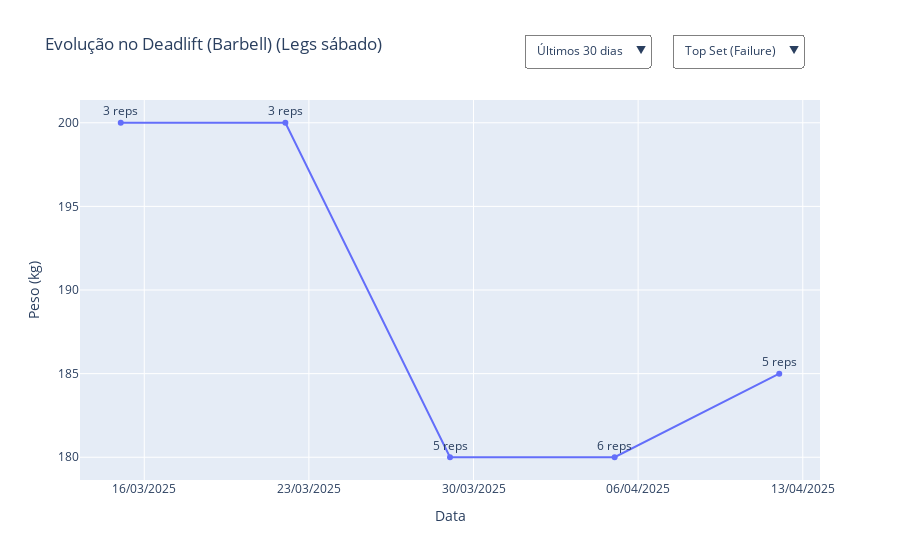

The cell this chart's notebook holds for it:
### Code cell
import plotly.graph_objects as go
import pandas as pd
from datetime import timedelta

# Função auxiliar para criar os botões de séries
def create_series_buttons(orders_periodo, all_orders, has_failure):
    buttons = []
    # Top Set
    if has_failure:
        buttons.append({
            "label": "Top Set (Failure)",
            "method": "update",
            "args": [{"visible": [True] + [False]*len(all_orders)}]
        })

    # Work Sets
    for o in orders_periodo:
        buttons.append({
            "label": f"Work Set {int(o)}",
            "method": "update",
            "args": [{"visible": [False] + [True if o == current else False for current in all_orders]}]
        })

    # Todas
    buttons.append({
        "label": "Todas as séries",
        "method": "update",
        "args": [{"visible": [True] + [True if o in orders_periodo else False for o in all_orders]}]
    })

    return buttons

# Função principal com lógica dos botões
def gerar_grafico_interativo_com_series(df, treino_nome, exercicio_nome, output_path='grafico_treino_com_series.html'):
    df = df.copy()
    df['date'] = pd.to_datetime(df['date']).dt.date

    exercicio_df = df[(df['title'] == treino_nome) & (df['exercise_title'] == exercicio_nome)]
    if exercicio_df.empty:
        print("Sem dados.")
        return None

    has_failure = not exercicio_df[exercicio_df['set_type'] == 'failure'].empty
    max_date = exercicio_df['date'].max()

    exercicio_df['normal_order'] = None
    for dt in exercicio_df['date'].unique():
        subset = exercicio_df[(exercicio_df['date'] == dt) & (exercicio_df['set_type'] == 'normal')].sort_values('set_index')
        for i, idx in enumerate(subset.index, 1):
            exercicio_df.loc[idx, 'normal_order'] = i

    exercicio_df['normal_order'] = exercicio_df['normal_order'].astype('Int64')

    all_orders = sorted(exercicio_df[(exercicio_df['normal_order'].notna()) & (exercicio_df['date'] >= (max_date - timedelta(days=90)))]['normal_order'].unique())

    # Criação de traces
    traces = []

    # Top set (visível inicialmente)
    if has_failure:
        fdata = exercicio_df[(exercicio_df['set_type'] == 'failure') & (exercicio_df['date'] >= max_date - timedelta(days=30))]
        traces.append(go.Scatter(
            x=fdata['date'], y=fdata['weight_kg'], text=[f"{r} reps" for r in fdata['reps']],
            mode='lines+markers+text', textposition='top center',
            name='Top Set (Failure)', visible=True
        ))

    # Work sets (invisíveis inicialmente)
    for o in all_orders:
        wdata = exercicio_df[(exercicio_df['normal_order'] == o) & (exercicio_df['date'] >= max_date - timedelta(days=30))]
        traces.append(go.Scatter(
            x=wdata['date'], y=wdata['weight_kg'], text=[f"{r} reps" for r in wdata['reps']],
            mode='lines+markers+text', textposition='top center',
            name=f'Work Set {int(o)}', visible=False
        ))

    # Armazena botões e dados por período
    periodos = [30, 60, 90]
    period_buttons = []

    for dias in periodos:
        periodo_inicio = max_date - timedelta(days=dias)
        orders = sorted(exercicio_df[(exercicio_df['normal_order'].notna()) & (exercicio_df['date'] >= periodo_inicio)]['normal_order'].unique())

        x_list, y_list, text_list = [], [], []

        if has_failure:
            df_f = exercicio_df[(exercicio_df['set_type'] == 'failure') & (exercicio_df['date'] >= periodo_inicio)]
            x_list.append(df_f['date'].tolist())
            y_list.append(df_f['weight_kg'].tolist())
            text_list.append([f"{r} reps" for r in df_f['reps']])
        else:
            x_list.append([]); y_list.append([]); text_list.append([])

        for o in all_orders:
            df_w = exercicio_df[(exercicio_df['normal_order'] == o) & (exercicio_df['date'] >= periodo_inicio)]
            x_list.append(df_w['date'].tolist())
            y_list.append(df_w['weight_kg'].tolist())
            text_list.append([f"{r} reps" for r in df_w['reps']])

        period_buttons.append(dict(
            label=f"Últimos {dias} dias",
            method="update",
            args=[
                {"x": x_list, "y": y_list, "text": text_list},
                {"updatemenus[1].buttons": create_series_buttons(orders, all_orders, has_failure)}
            ]
        ))
    period_buttons[0]["args"][1]["title"] = f"Evolução no {exercicio_nome} ({treino_nome}) - Últimos 30 dias"

    layout = go.Layout(
    title=f'Evolução no {exercicio_nome} ({treino_nome})',
    xaxis=dict(
        title='Data',
        tickformat='%d/%m/%Y'
    ),
    yaxis=dict(
        title='Peso (kg)'
    ),
    hovermode='closest',
    updatemenus=[
        dict(
            buttons=period_buttons,
            direction="down",
            showactive=True,
            active=0,
            x=0.6,  # Mais próximo da borda esquerda
            xanchor="left",
            y=1.2,   # Bem acima do gráfico
            yanchor="top",
            pad={"r": 10, "t": 10},
            bgcolor="white",
            bordercolor="gray",
            borderwidth=1
        ),
        dict(
            buttons=create_series_buttons(
                sorted(exercicio_df[(exercicio_df['normal_order'].notna()) & (exercicio_df['date'] >= max_date - timedelta(days=30))]['normal_order'].unique()),
                all_orders,
                has_failure
            ),
            direction="down",
            showactive=True,
            active=0,
            x=0.99,  # Lado direito
            xanchor="right",
            y=1.2,   # Mesmo nível do outro menu
            yanchor="top",
            pad={"r": 10, "t": 10},
            bgcolor="white",
            bordercolor="gray",
            borderwidth=1
        )
    ]
)

    fig = go.Figure(data=traces, layout=layout)
    #fig.write_html(output_path, auto_open=False)
    #return fig

    # Salva o gráfico como HTML interativo em arquivo (como já faz)
    fig.write_html(output_path, auto_open=False)

    # Também retorna o HTML como string, para inserção em JS ou <div>
    html_string = fig.to_html(full_html=False, include_plotlyjs='cdn')
    return fig, html_string

# Exemplo de uso
graf, _ = gerar_grafico_interativo_com_series(workout_df_columns_filtered, 'Legs sábado', 'Deadlift (Barbell)')
if graf is not None:
    graf.show()

### Figure 1 — Plotly figure (JSON) as saved in the notebook; plotly's stock layout.template omitted (floating-point values rounded to 4 significant figures)
{"data": [{"mode": "lines+markers+text", "name": "Top Set (Failure)", "text": ["5 reps", "6 reps", "5 reps", "3 reps", "3 reps"], "textposition": "top center", "type": "scatter", "visible": true, "x": ["2025-04-12", "2025-04-05", "2025-03-29", "2025-03-22", "2025-03-15"], "y": [185.0, 180.0, 180.0, 200.0, 200.0]}, {"mode": "lines+markers+text", "name": "Work Set 1", "text": ["6 reps", "5 reps", "3 reps", "4 reps", "5 reps"], "textposition": "top center", "type": "scatter", "visible": false, "x": ["2025-04-12", "2025-04-05", "2025-03-29", "2025-03-22", "2025-03-15"], "y": [180.0, 180.0, 200.0, 200.0, 200.0]}, {"mode": "lines+markers+text", "name": "Work Set 2", "text": [], "textposition": "top center", "type": "scatter", "visible": false, "x": [], "y": []}], "layout": {"hovermode": "closest", "title": {"text": "Evolução no Deadlift (Barbell) (Legs sábado)"}, "updatemenus": [{"active": 0, "bgcolor": "white", "bordercolor": "gray", "borderwidth": 1, "buttons": [{"args": [{"text": [["5 reps", "6 reps", "5 reps", "3 reps", "3 reps"], ["6 reps", "5 reps", "3 reps", "4 reps", "5 reps"], []], "x": [["2025-04-12", "2025-04-05", "2025-03-29", "2025-03-22", "2025-03-15"], ["2025-04-12", "2025-04-05", "2025-03-29", "2025-03-22", "2025-03-15"], []], "y": [[185, 180, 180, 200, 200], [180, 180, 200, 200, 200], []]}, {"title": "Evolução no Deadlift (Barbell) (Legs sábado) - Últimos 30 dias", "updatemenus[1].buttons": [{"args": [{"visible": [true, false, false]}], "label": "Top Set (Failure)", "method": "update"}, {"args": [{"visible": [false, true, false]}], "label": "Work Set 1", "method": "update"}, {"args": [{"visible": [true, true, false]}], "label": "Todas as séries", "method": "update"}]}], "label": "Últimos 30 dias", "method": "update"}, {"args": [{"text": [["5 reps", "6 reps", "5 reps", "3 reps", "3 reps", "3 reps", "4 reps", "4 reps"], ["6 reps", "5 reps", "3 reps", "4 reps", "5 reps", "5 reps", "4 reps", "6 reps"], []], "x": [["2025-04-12", "2025-04-05", "2025-03-29", "2025-03-22", "2025-03-15", "2025-03-08", "2025-03-01", "2025-02-22"], ["2025-04-12", "2025-04-05", "2025-03-29", "2025-03-22", "2025-03-15", "2025-03-08", "2025-03-01", "2025-02-22"], []], "y": [[185, 180, 180, 200, 200, 200, 200, 200], [180, 180, 200, 200, 200, 200, 200, 195], []]}, {"updatemenus[1].buttons": [{"args": [{"visible": [true, false, false]}], "label": "Top Set (Failure)", "method": "update"}, {"args": [{"visible": [false, true, false]}], "label": "Work Set 1", "method": "update"}, {"args": [{"visible": [true, true, false]}], "label": "Todas as séries", "method": "update"}]}], "label": "Últimos 60 dias", "method": "update"}, {"args": [{"text": [["5 reps", "6 reps", "5 reps", "3 reps", "3 reps", "3 reps", "4 reps", "4 reps", "3 reps", "4 reps", "4 reps"], ["6 reps", "5 reps", "3 reps", "4 reps", "5 reps", "5 reps", "4 reps", "6 reps", "6 reps", "4 reps", "6 reps"], ["4 reps", "4 reps", "6 reps"]], "x": [["2025-04-12", "2025-04-05", "2025-03-29", "2025-03-22", "2025-03-15", "2025-03-08", "2025-03-01", "2025-02-22", "2025-02-01", "2025-01-25", "2025-01-18"], ["2025-04-12", "2025-04-05", "2025-03-29", "2025-03-22", "2025-03-15", "2025-03-08", "2025-03-01", "2025-02-22", "2025-02-01", "2025-01-25", "2025-01-18"], ["2025-02-01", "2025-01-25", "2025-01-18"]], "y": [[185, 180, 180, 200, 200, 200, 200, 200, 195, 195, 195], [180, 180, 200, 200, 200, 200, 200, 195, 195, 195, 190], [195, 195, 190]]}, {"updatemenus[1].buttons": [{"args": [{"visible": [true, false, false]}], "label": "Top Set (Failure)", "method": "update"}, {"args": [{"visible": [false, true, false]}], "label": "Work Set 1", "method": "update"}, {"args": [{"visible": [false, false, true]}], "label": "Work Set 2", "method": "update"}, {"args": [{"visible": [true, true, true]}], "label": "Todas as séries", "method": "update"}]}], "label": "Últimos 90 dias", "method": "update"}], "direction": "down", "pad": {"r": 10, "t": 10}, "showactive": true, "x": 0.6, "xanchor": "left", "y": 1.2, "yanchor": "top"}, {"active": 0, "bgcolor": "white", "bordercolor": "gray", "borderwidth": 1, "buttons": [{"args": [{"visible": [true, false, false]}], "label": "Top Set (Failure)", "method": "update"}, {"args": [{"visible": [false, true, false]}], "label": "Work Set 1", "method": "update"}, {"args": [{"visible": [true, true, false]}], "label": "Todas as séries", "method": "update"}], "direction": "down", "pad": {"r": 10, "t": 10}, "showactive": true, "x": 0.99, "xanchor": "right", "y": 1.2, "yanchor": "top"}], "xaxis": {"tickformat": "%d/%m/%Y", "title": {"text": "Data"}}, "yaxis": {"title": {"text": "Peso (kg)"}}}}
